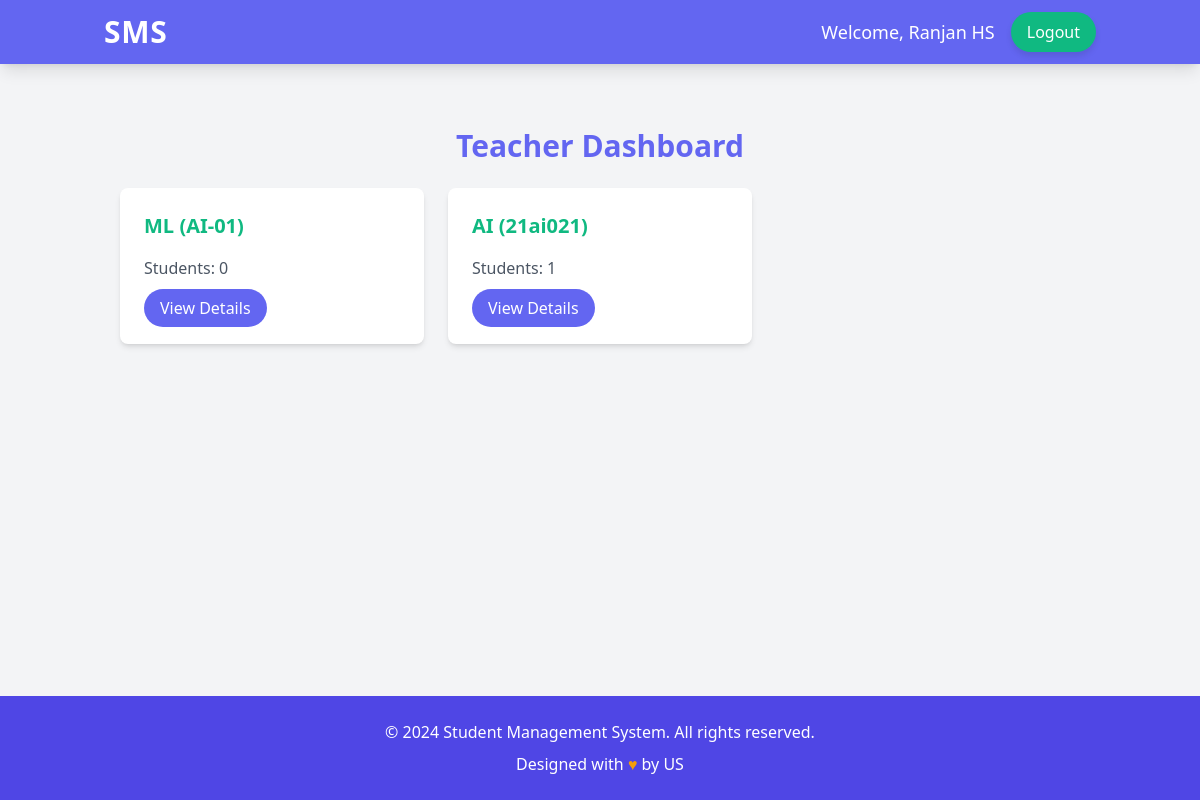
Screenshot of /teacher/ (signed in) with the database file from the repository.
### users/models.py (models this page shows, shortened)
class User(AbstractUser):
    USER_TYPE_CHOICES = (
        (1, 'Student'),
        (2, 'Teacher'),
        (3, 'Admin'),
    )
    user_type = models.PositiveSmallIntegerField(choices=USER_TYPE_CHOICES, default=3)

### courses/models.py (models this page shows, shortened)
class Course(models.Model):
    name = models.CharField(max_length=100)
    code = models.CharField(max_length=20, unique=True)
    teacher = models.ForeignKey(Teacher, on_delete=models.SET_NULL, null=True, related_name='courses')
    students = models.ManyToManyField(Student, related_name='courses', blank=True)

### core/views.py (the view)
# urls.py: path('teacher/', views.teacher_dashboard, name='teacher_dashboard'),
@login_required
@user_passes_test(is_teacher)
def teacher_dashboard(request):
    teacher = request.user.teacher
    courses = Course.objects.filter(teacher=teacher)
    return render(request, 'core/teacher_dashboard.html', {'courses': courses})

### core/views.py (called while the page is built)
def is_teacher(user):
    return user.user_type == 2

### templates/core/teacher_dashboard.html (shortened to what this page needs)
{% extends 'base.html' %}
{% block content %}
<div class="container mx-auto px-4 py-8">
    <h1 class="text-3xl font-bold mb-6 text-center text-primary">Teacher Dashboard</h1>
    <div class="grid grid-cols-1 md:grid-cols-2 lg:grid-cols-3 gap-6">
        {% for course in courses %}
            <div class="bg-white rounded-lg shadow-md p-6 hover:shadow-lg transition duration-300">
                <h2 class="text-xl font-semibold mb-4 text-secondary">{{ course.name }} ({{ course.code }})</h2>
                <p class="mb-4 text-gray-600">Students: {{ course.students.count }}</p>
                <a href="{% url 'course_detail' course.id %}" class="bg-primary text-white px-4 py-2 rounded-full hover:bg-primary-dark transition duration-300">View Details</a>
            </div>
        {% empty %}
            <p class="col-span-full text-center text-gray-500">No courses assigned yet.</p>
        {% endfor %}
    </div>
</div>
{% endblock %}

### templates/base.html (shortened to what this page needs)
<!DOCTYPE html>
<html lang="en">
<head>
    <script src="https://cdn.tailwindcss.com"></script>
</head>
<body class="bg-gray-100 min-h-screen flex flex-col" onload="hideLoader()">
    <nav class="bg-primary text-white shadow-lg">
        <div class="container mx-auto px-4 py-3 flex justify-between items-center">
            <a href="#" class="text-3xl font-semibold tracking-wide">SMS</a>
            {% if user.is_authenticated %}
                <div class="flex items-center space-x-4">
                    <span class="text-lg">Welcome, {{ user.get_full_name }}</span>
                    <a href="{% url 'logout' %}" class="bg-secondary text-white px-4 py-2 rounded-full hover:bg-secondary-dark transition duration-300 hover-shadow">Logout</a>
                </div>
            {% endif %}
        </div>
    </nav>
    <main class="flex-grow container mx-auto mt-8 px-4">
        {% block content %}{% endblock %}
    </main>
    <footer class="bg-primary-dark text-white py-6 mt-8">
        <div class="container mx-auto text-center">
            <p>&copy; 2024 Student Management System. All rights reserved.</p>
            <p class="mt-2">Designed with <span class="text-accent">♥</span> by US</p>
        </div>
    </footer>
</body>
</html>

### templates/base.html (style rules this page uses)
:root { --color-primary: #6366F1; --color-primary-dark: #4F46E5; --color-secondary: #10B981; --color-secondary-dark: #059669; --color-accent: #F59E0B; --color-accent-dark: #D97706; }
.bg-primary { background-color: var(--color-primary); }
.bg-primary-dark { background-color: var(--color-primary-dark); }
.bg-secondary { background-color: var(--color-secondary); }
.text-primary { color: var(--color-primary); }
.text-secondary { color: var(--color-secondary); }
.text-accent { color: var(--color-accent); }
.hover-shadow { box-shadow: 0 4px 6px rgba(0, 0, 0, 0.1); transition: all 0.3s ease-in-out; }

### rows the page displays
User: get_full_name "Ranjan HS"
Course: name "ML", code "AI-01", students.count "0"
Course: name "AI", code "21ai021", students.count "1"
